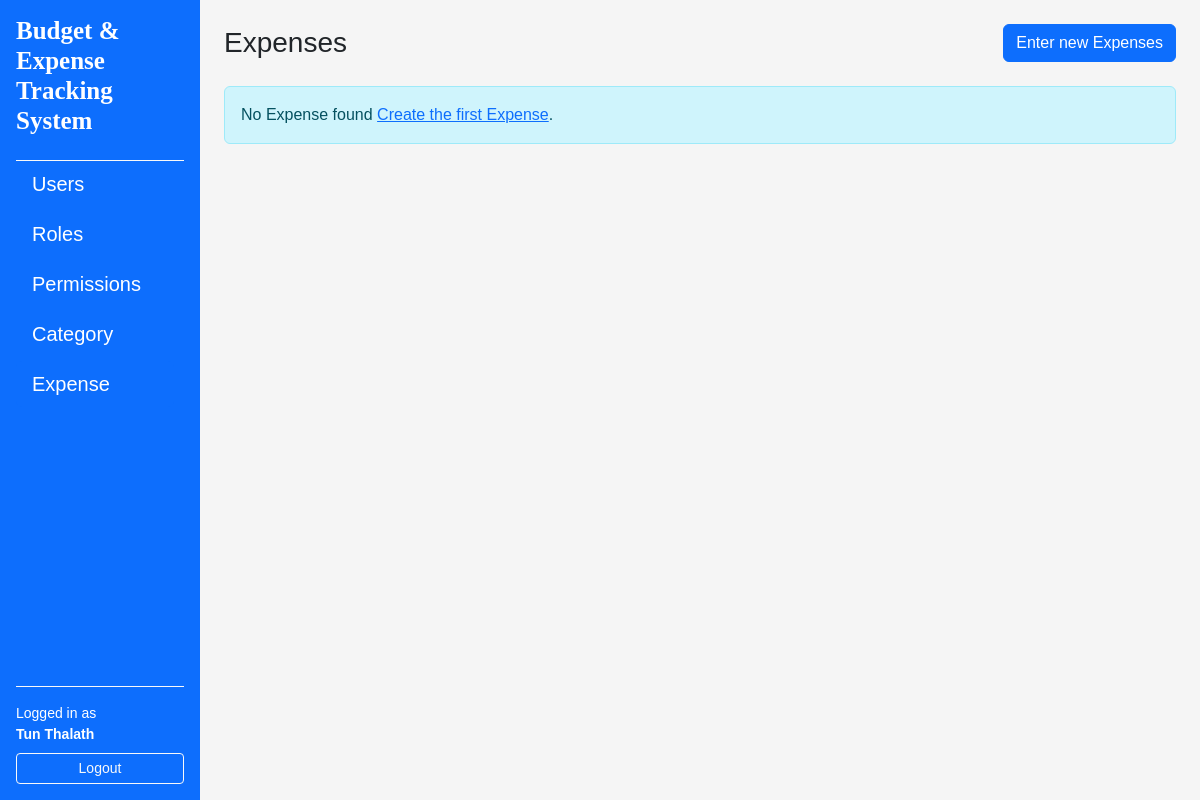
The app's page /expenses/ (signed in), older data.
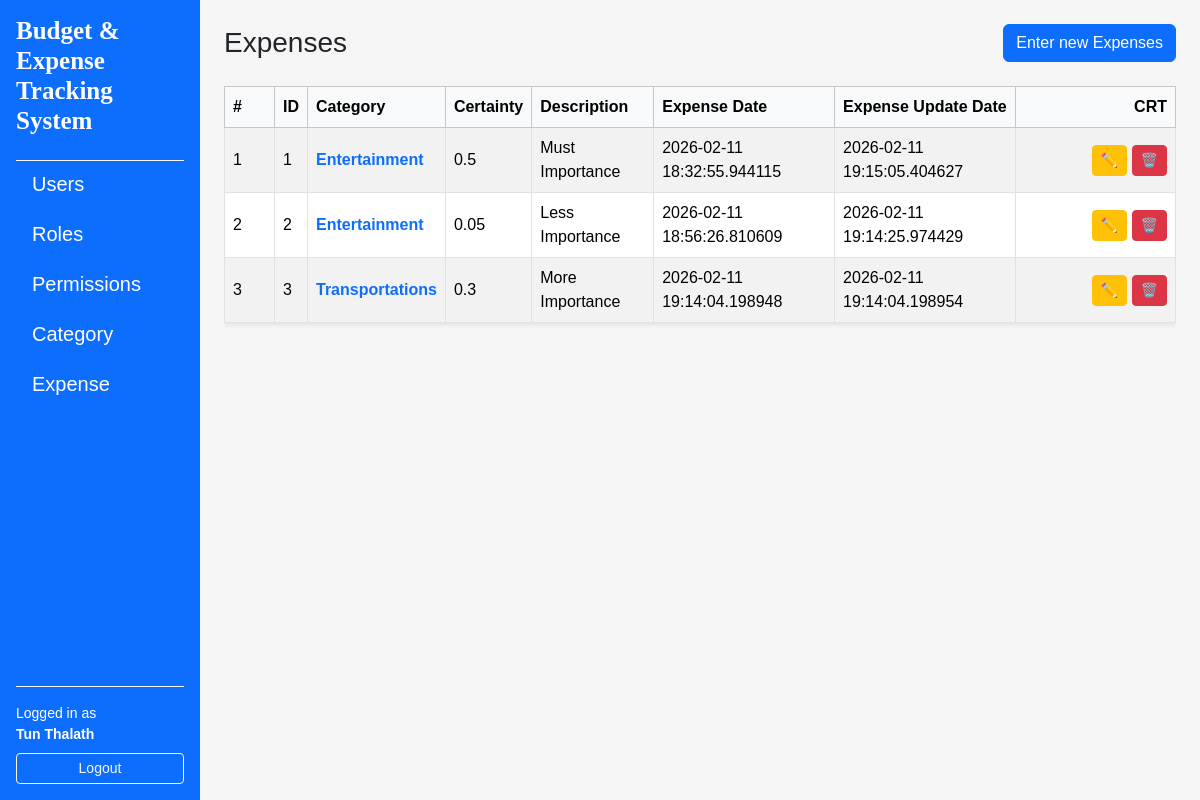
The same page, newer data.
### app/models/user.py (models this page shows, shortened)
class User(UserMixin, db.Model):
    __tablename__ = "users"
    id = db.Column(db.Integer, primary_key=True)
    username = db.Column(db.String(80), unique=True, nullable=False)
    email = db.Column(db.String(120), unique=True, nullable=False)
    full_name = db.Column(db.String(120), nullable=False)
    is_active = db.Column(db.Boolean, default=True, nullable=False)
    password_hash = db.Column(db.String(255), nullable=False)
    created_at = db.Column(db.DateTime, default=datetime.utcnow, nullable=False)
    updated_at = db.Column(db.DateTime, default=datetime.utcnow, onupdate=datetime.utcnow, nullable=False)
    roles = db.relationship("Role", secondary=user_roles, back_populates="users")

### app/models/expenses.py (models this page shows, shortened)
class Expense(db.Model):
    __tablename__ = 'expenses'
    id = db.Column(db.Integer, primary_key=True, nullable=False)
    certainty = db.Column(db.Float, nullable=False)
    description = db.Column(db.String(255))
    created_at = db.Column(db.DateTime, default=datetime.utcnow, nullable=False)
    updated_at = db.Column(db.DateTime, default=datetime.utcnow, onupdate=datetime.utcnow, nullable=False)
    categories = db.relationship("Category", secondary=expense_categories, back_populates="expenses")
    budgets = db.relationship("Budget", secondary=expense_budgets, back_populates="expenses")

### app/models/categories.py (models this page shows, shortened)
class Category(db.Model):
    __tablename__="categories"
    id = db.Column(db.Integer, primary_key=True)
    name = db.Column(db.String(15), unique=True, nullable=False)
    description = db.Column(db.String(255))
    created_at = db.Column(db.DateTime, default=datetime.utcnow, nullable=False)
    updated_at = db.Column(db.DateTime, default=datetime.utcnow, onupdate=datetime.utcnow, nullable=False)
    expenses = db.relationship("Expense", secondary=expense_categories, back_populates="categories")

### app/routes/expense_routes.py (the view)
@expense_bp.route("/")
@login_required
def index():
    expenses = ExpenseService.get_all()
    if expenses is None:
        abort(404)
    return render_template("expenses/index.html", expenses=expenses)

### app/services/expense_services.py (called while the page is built)
    @staticmethod
    def get_all() -> List[Expense]:
        return Expense.query.order_by(Expense.id.asc()).all()

### app/templates/expenses/index.html (shortened to what this page needs)
{% extends "layouts/base.html" %}
{% block content %}
<div class="d-flex justify-content-between align-items-center mb-4">
    <h1 class="h3 mb-0">Expenses</h1>
    <a href="{{ url_for('expenses.create') }}" class="btn btn-primary">Enter new Expenses</a>
</div>
{% if expenses %}
<div class="table-responsive">
    <table class="table table-striped table-bordered align-middle shadow-sm">
        <thead class="table-light">
            <tr>
                <th style="width: 50px">#</th>
                <th>ID</th>
                <th>Category</th>
                <th>Certainty</th>
                <th>Description</th>
                <th>Expense Date</th>
                <th>Expense Update Date</th>
                <th class="text-end" style="width: 160px">CRT</th>
            </tr>
        </thead>
        <tbody>
            {% for expense in expenses %}
                <tr>
                    <td>{{ loop.index }}</td>
                    <td>{{ expense.id }}</td>
                    <td>
                        <a
                        href="{{ url_for('expenses.detail', expense_id=expense.id) }}"
                        class="text-decoration-none fw-semibold"
                        >
                        {% if expense.categories %}
                        {{ expense.categories[0].name }}
                        {% else %}
                        <span class="text-muted">No Category</span>
                        {% endif %}
                    </a>
                </td>
                <td>{{ expense.certainty }}</td>
                <td>
                    {{ expense.description }}
                </td>
                <td>{{ expense.created_at }}</td>
                <td>{{ expense.updated_at }}</td>
                <td class="text-end">
                    <a
                        href="{{ url_for('expenses.edit', expense_id = expense.id) }}"
                        class="btn btn-sm btn-warning"
                        title="Edit"
                    >
                    ✏️
                    </a>
                    <a
                        href="{{ url_for('expenses.delete_confirm', expense_id = expense.id) }}"
                        class="btn btn-sm btn-danger"
                        title="Delete"
                    >
                    🗑️
                    </a>
                </td>
            </tr>
            {% endfor %}
        </tbody>
    </table>
</div>
{% else %}
<div class="alert alert-info">
    No Expense found
    <a href="{{ url_for('expenses.create') }}">Create the first Expense</a>.
</div>
{% endif %}
{% endblock %}

### app/templates/layouts/base.html (shortened to what this page needs)
<!doctype html>
<html lang="en">
    <head>
        <link href="https://cdn.jsdelivr.net/npm/bootstrap@5.3.8/dist/css/bootstrap.min.css" rel="stylesheet" />
        <link rel="stylesheet" href="https://cdnjs.cloudflare.com/ajax/libs/font-awesome/4.7.0/css/font-awesome.min.css">
        <link rel="stylesheet" href="{{ url_for('static', filename='css/style.css') }} " />
    </head>
    <body>
        <div class="container-fluid">
            <div class="row min-vh-100">
                {% if current_user.is_authenticated %}
                <nav class="col-12 col-md-3 col-lg-2 bg-primary text-white d-flex flex-column p-3">
                    <h5 class="mb-4 title">Budget & Expense Tracking System</h5>
                    <div class="flex-grow-1 overflow-auto border-top border-light">
                        <ul class="nav nav-pills flex-column gap-1">
                            <li class="nav-item">
                                <a href="{{ url_for('users.index') }}"
                                class="nav-link text-white {% if request.blueprint == 'users' %}active{% endif %}">
                                    Users
                                </a>
                            </li>
                            <li class="nav-item">
                                <a href="{{ url_for('roles.index') }}"
                                class="nav-link text-white {% if request.blueprint == 'roles' %}active{% endif %}">
                                    Roles
                                </a>
                            </li>
                            <li class="nav-item">
                                <a href="{{ url_for('permissions.index') }}"
                                class="nav-link text-white {% if request.blueprint == 'permissions' %}active{% endif %}">
                                    Permissions
                                </a>
                            </li>
                            <li class="nav-item">
                                <a href="{{ url_for('categories.index') }}"
                                class="nav-link text-white {% if request.blueprint == 'categories' %}active{% endif %}">
                                    Category
                                </a>
                            </li>
                            <li class="nav-item">
                                <a href="{{ url_for('expenses.index') }}"
                                class="nav-link text-white {% if request.blueprint == 'expenses' %}active{% endif %}">
                                    Expense
                                </a>
                            </li>
                        </ul>
                    </div>
                    <div class="mt-auto pt-3 border-top border-light">
                        {% if current_user.is_authenticated %}
                            <div class="small mb-2">
                                Logged in as<br>
                                <strong>{{ current_user.full_name }}</strong>
                            </div>
                            <a href="{{ url_for('auth.logout') }}"
                            class="btn btn-outline-light btn-sm w-100">
                                Logout
                            </a>
                        {% else %}
                            <a href="{{ url_for('auth.login') }}"
                            class="btn btn-outline-light btn-sm w-100">
                                Login
                            </a>
                        {% endif %}
                    </div>
                </nav>
                {% endif %}
                <main class="col-12 col-md-9 col-lg-10 p-4">
                    {% block content %}{% endblock %}
                </main>
            </div>
        </div>
    </body>
</html>

### app/static/css/style.css (style rules this page uses)
body { background-color: #f5f5f5; font-family: Arial; }
table td, table, th { vertical-align: middle; }
nav a { margin-right: 10px; }
.title { font-family: 'Times New Roman', Times, serif; font-weight: 700; font-size: 25px; }
.nav-item { font-size: 20px; }

Row changes from the older to the newer data that the page shows:
added Expense: id "1", name "Entertainment", certainty "0.5", description "Must Importance", created_at "2026-02-11 18:32:55.944115", updated_at "2026-02-11 19:15:05.404627"
added Expense: id "2", name "Entertainment", certainty "0.05", description "Less Importance", created_at "2026-02-11 18:56:26.810609", updated_at "2026-02-11 19:14:25.974429"
added Expense: id "3", name "Transportations", certainty "0.3", description "More Importance", created_at "2026-02-11 19:14:04.198948", updated_at "2026-02-11 19:14:04.198954"
Text that changed along with them:
text no longer shown: "No Expense found Create the first Expense ."
text now shown: "# ID Category Certainty Description Expense Date Expense Update Date CRT"
